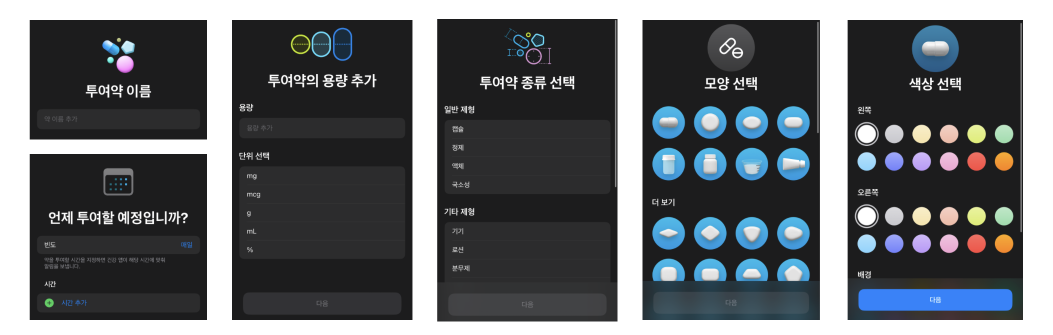
#> input picture images/apple-건강-앱.png, 2106 x 670 px, given in place of IMG_9652.png, which was not available (shown at 1/2 size)
$ jupyter execute --allow-errors colored.ipynb   (text cells are left out)
#> lines starting #> are read from the running program, lines starting #| are printed output that depends on the picture; pictures that were not available may be replaced by others from this repository, and a replacement may not be noted
[cell 1]
import math
import typing
import colorgram
import cv2
import numpy as np
import matplotlib.pyplot as plt
import webcolors
from PIL import Image

[cell 2]
raw_images = [
    cv2.imread('../images/IMG_9652.png'),
    cv2.imread('../images/IMG_9653.png'),
    cv2.imread('../images/IMG_9654.png'),
    cv2.imread('../images/IMG_9796.png'),
    cv2.imread('../images/IMG_9797.png'),
    cv2.imread('../images/IMG_9798.png'),
    cv2.imread('../images/IMG_9801.png'),
    cv2.imread('../images/IMG_9863.png'),
]
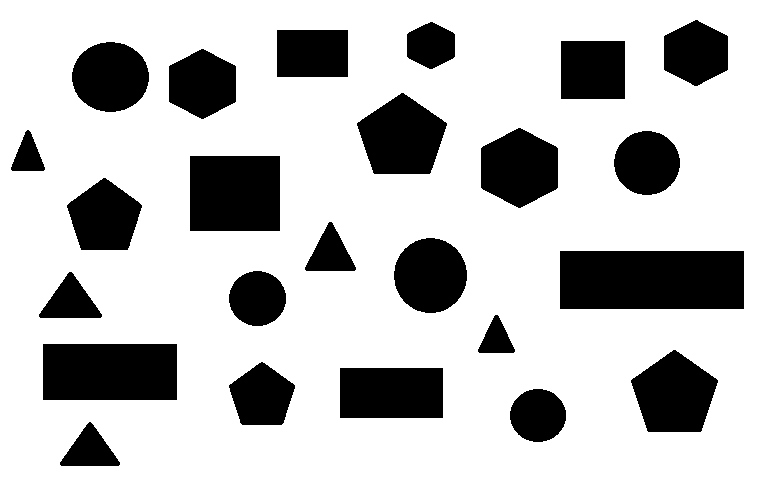
#> input picture images/shape-patterns.png, 761 x 491 px, given in place of IMG_9653.png, which was not available
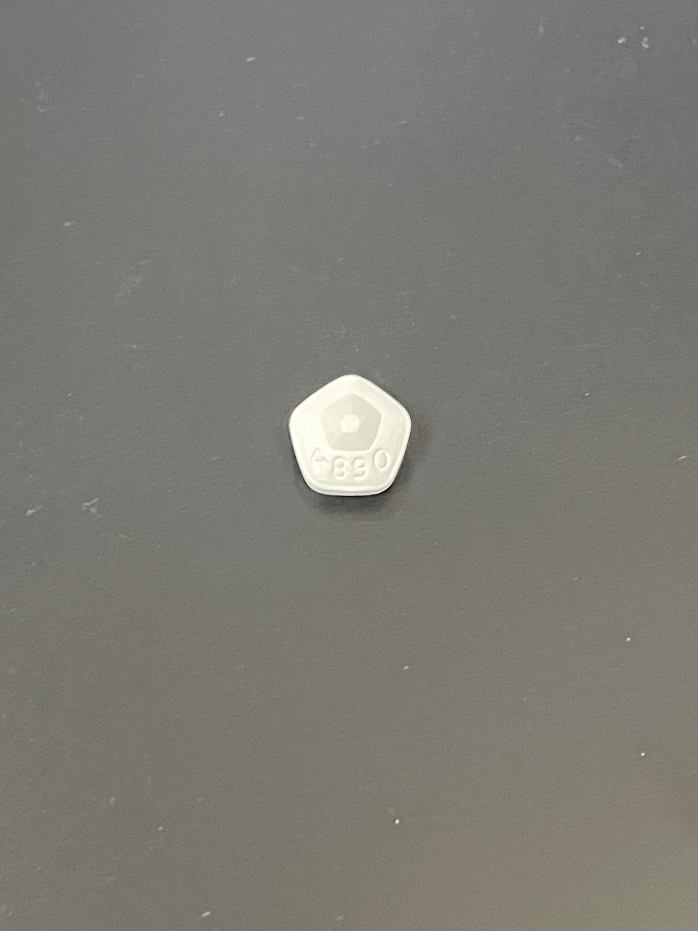
#> input picture images/IMG_9797.png, 2093 x 2791 px (shown at 1/3 size)

n_images = len(raw_images)
#> n_images = 8

[cell 3]
# [13 lines left out: functions plot_images, hide_ticks, not called in this run]

[cell 4]
def normalize_shape(mat2d: np.ndarray, size: int = 512, radius_ratio: float = 0.4):
#> called with size = 512, radius_ratio = 0.4
    cy, cx = mat2d.shape[0]/2, mat2d.shape[1]/2
#> cy = 335; cx = 1053
    radius = radius_ratio * min(mat2d.shape[:2])
#> radius = 268

    y_min = int(cy-radius)
#> y_min = 67
    y_max = int(cy+radius)
#> y_max = 603
    x_min = int(cx-radius)
#> x_min = 785
    x_max = int(cx+radius)
#> x_max = 1321

    return cv2.resize(mat2d[y_min:y_max, x_min:x_max, :], (size, size))
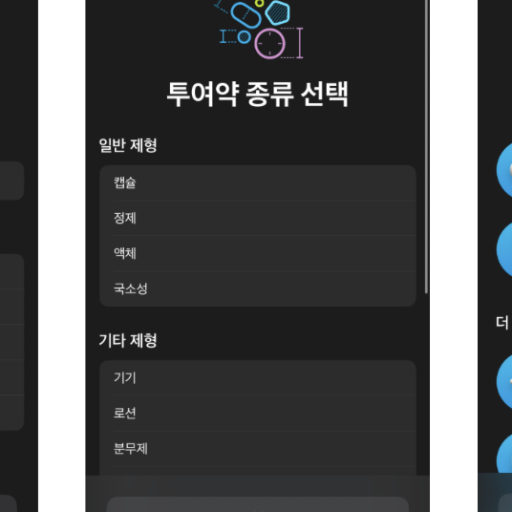
#> returned value: shape (512, 512, 3); mean of channels 0, 1, 2 82.8, 81.4, 80.3; drawn as B, G, R

#> (the rest of this cell did not finish here and is left out)

#> call 2 of normalize_shape, with size = 512, radius_ratio = 0.4
#> in normalize_shape (call 2), `cy, cx = mat2d.shape[0]/2, mat2d.shape[1]/2`: cy = 245.5; cx = 380.5
#> in normalize_shape (call 2), `y_min = int(cy-radius)`: y_min = 49
#> in normalize_shape (call 2), `y_max = int(cy+radius)`: y_max = 441
#> in normalize_shape (call 2), `x_min = int(cx-radius)`: x_min = 184
#> in normalize_shape (call 2), `x_max = int(cx+radius)`: x_max = 576
#> in normalize_shape (call 2), `return cv2.resize(mat2d[y_min:y_max, x_min:x_max, :], (size, size))`:
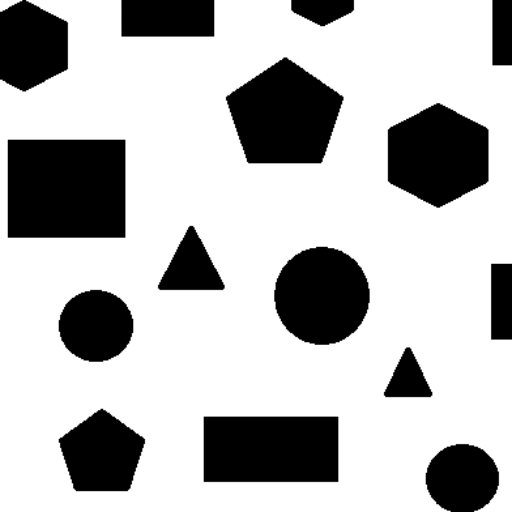
#> returned value: shape (512, 512, 3); min 0, max 255, mean 183.4
plot_images(images)
